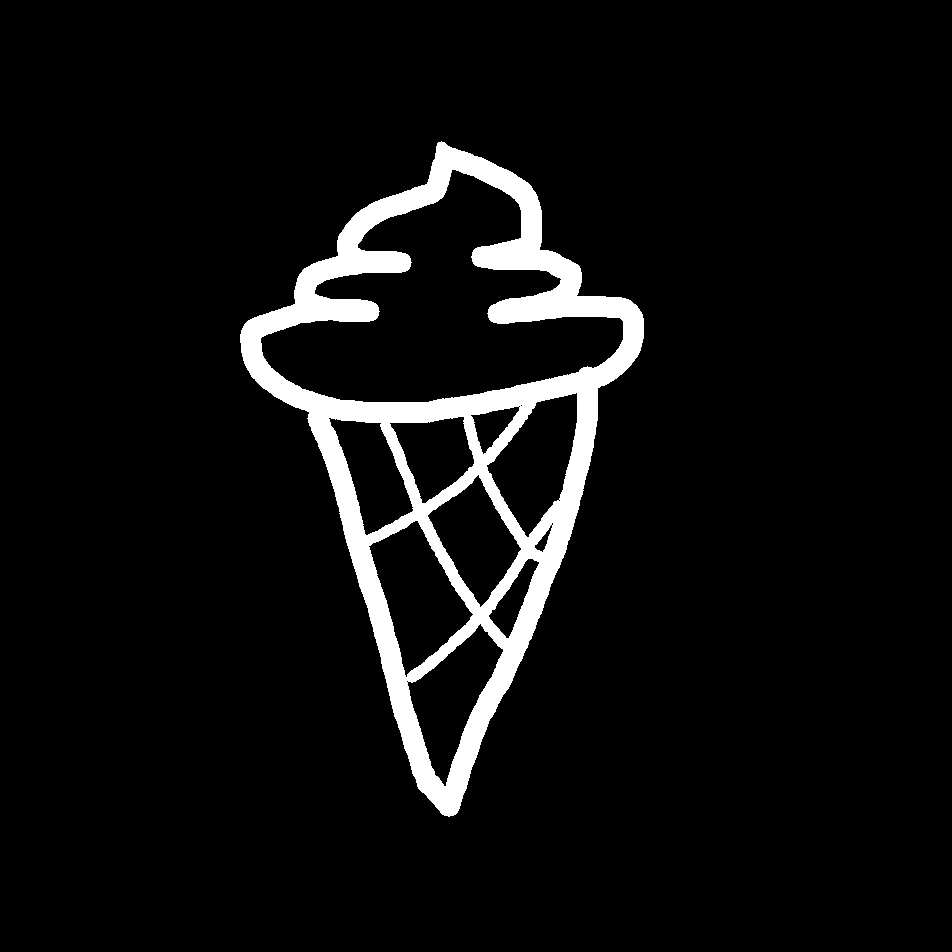
#> input picture controlnet-main/Input_jpg/冰淇淋.jpg, 952 x 952 px; its folder holds only this picture in this run
$ python -i '骨架提取.py'   (imports and definitions only)
#> lines starting #> are read from the running program, lines starting #| are printed output that depends on the picture; after the words box and inside, x2 and y2 are one past the last pixel; in counts of white or black regions, pixels touching at a corner belong together
# [48 lines of commented-out code are left out]


import os
import cv2
import numpy as np
from skimage.morphology import skeletonize
from tqdm import tqdm

# 图像骨架提取函数，统一大小为 512x512
def extract_skeleton(image_path, target_size=(512, 512)):
#> called with image_path = '../../controlnet-main/Input_jpg/冰淇淋.jpg', target_size = (512, 512)
    image = cv2.imread(image_path, cv2.IMREAD_GRAYSCALE)
#> image is the input picture: shape (952, 952); min 0, max 255, mean 15.4
    if image is None:
        print(f"无法读取图像: {image_path}")
        return None

    image = cv2.resize(image, target_size, interpolation=cv2.INTER_AREA)
#> image: shape (512, 512)
    _, binary = cv2.threshold(image, 127, 255, cv2.THRESH_BINARY)
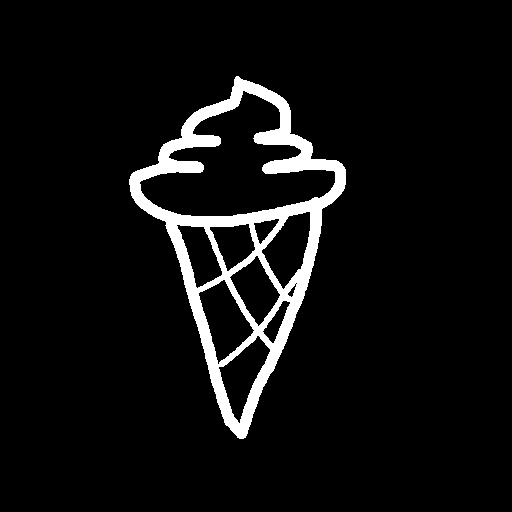
#> binary: shape (512, 512); 6% white; 1 white region, box (x1, y1, x2, y2) and area: (129, 76, 346, 439) 15804
    binary_bool = binary == 255
    skeleton = skeletonize(binary_bool)
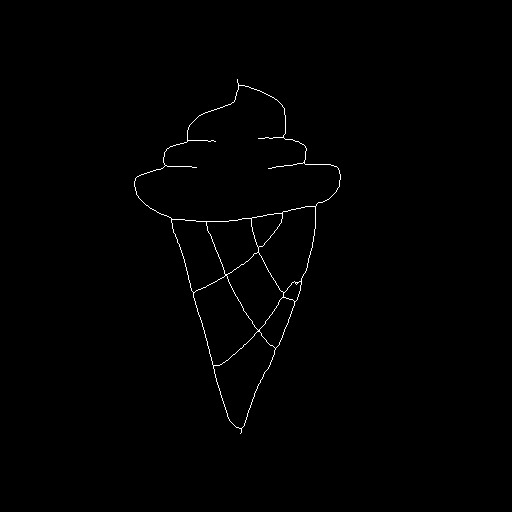
#> skeleton: shape (512, 512) bool; 0.58% white in thin lines or dots, all inside (x1, y1, x2, y2) = (134, 79, 341, 434)
    return (skeleton * 255).astype(np.uint8)

# 不保留子文件夹结构，全部输出到一个目录
def process_flat_output(input_dir, output_dir, target_size=(512, 512)):
    os.makedirs(output_dir, exist_ok=True)
    supported_ext = ['.jpg', '.jpeg', '.png', '.bmp', '.tif', '.tiff']

    for root, _, files in os.walk(input_dir):
        for filename in files:
            if any(filename.lower().endswith(ext) for ext in supported_ext):
                input_path = os.path.join(root, filename)

                # 输出路径直接放在输出根目录中
                output_path = os.path.join(output_dir, filename)

                skeleton_img = extract_skeleton(input_path, target_size)
                if skeleton_img is not None:
                    cv2.imwrite(output_path, skeleton_img)

# ---------- 使用示例 ----------
input_folder = "/disk/ssy/Xray-Diffsuion-main/datas/mask412_package"
output_folder = "/disk/ssy/Xray-Diffsuion-main/datas/skeleton412_512size_flat版"

# [1 line not run here, left out]

>>> result = extract_skeleton('../../controlnet-main/Input_jpg/冰淇淋.jpg')

$ run again, on controlnet-main/Input_jpg/屎.jpg
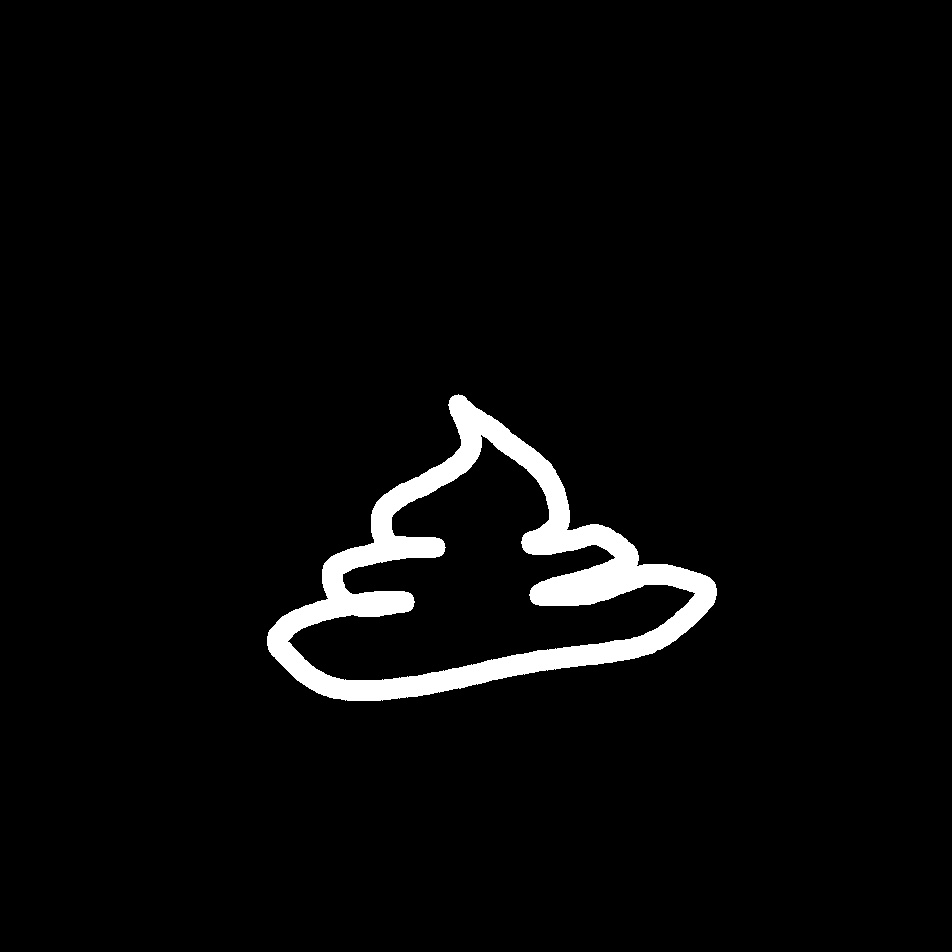
#> input picture controlnet-main/Input_jpg/屎.jpg, 952 x 952 px
#> in extract_skeleton, image is the input picture: shape (952, 952); min 0, max 255, mean 8.7
#> image: shape (512, 512)
#> in extract_skeleton, `_, binary = cv2.threshold(image, 127, 255, cv2.THRESH_BINARY)`:
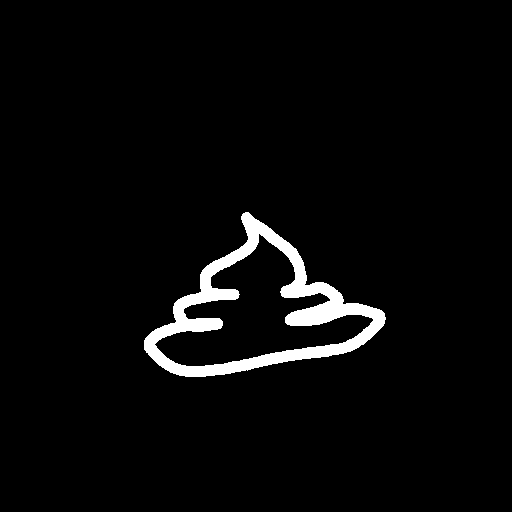
#> binary: shape (512, 512); 3.4% white; 1 white region, box (x1, y1, x2, y2) and area: (144, 212, 386, 377) 8943
#> in extract_skeleton, `skeleton = skeletonize(binary_bool)`:
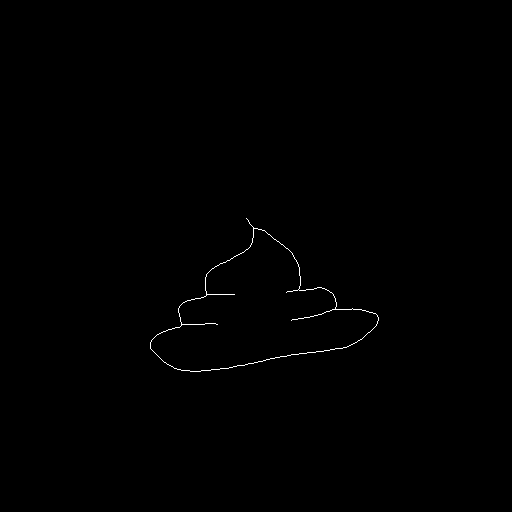
#> skeleton: shape (512, 512) bool; 0.27% white in thin lines or dots, all inside (x1, y1, x2, y2) = (150, 218, 379, 372)

$ run again, on controlnet-main/Input_jpg/猫.jpg
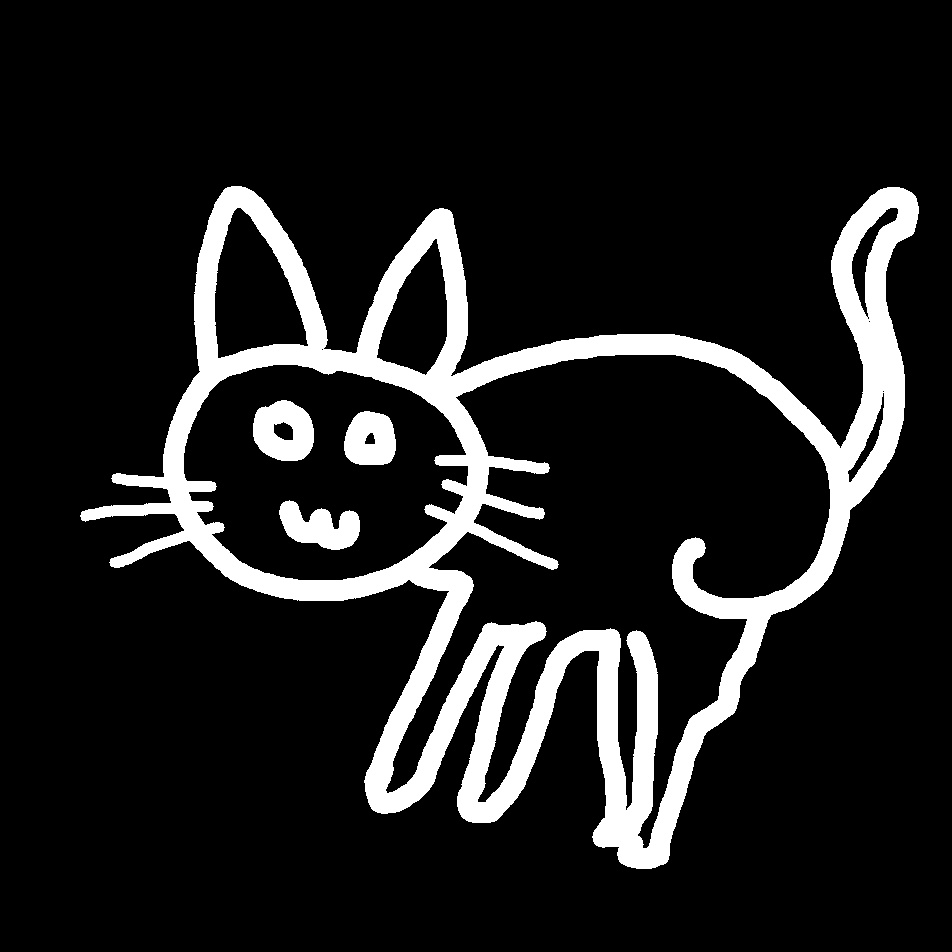
#> input picture controlnet-main/Input_jpg/猫.jpg, 952 x 952 px
#> in extract_skeleton, image is the input picture: shape (952, 952); min 0, max 255, mean 31.1
#> image: shape (512, 512)
#> in extract_skeleton, `_, binary = cv2.threshold(image, 127, 255, cv2.THRESH_BINARY)`:
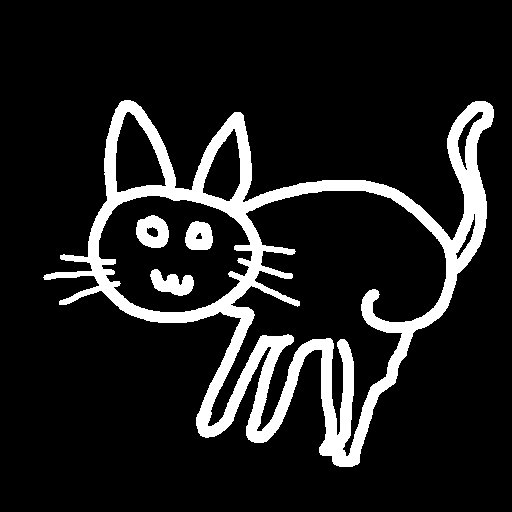
#> binary: shape (512, 512); 12.2% white; 4 white regions, box (x1, y1, x2, y2) and area: (43, 100, 494, 467) 29834, (136, 215, 169, 248) 781, (150, 269, 194, 296) 716, (185, 221, 213, 250) 648
#> in extract_skeleton, `skeleton = skeletonize(binary_bool)`:
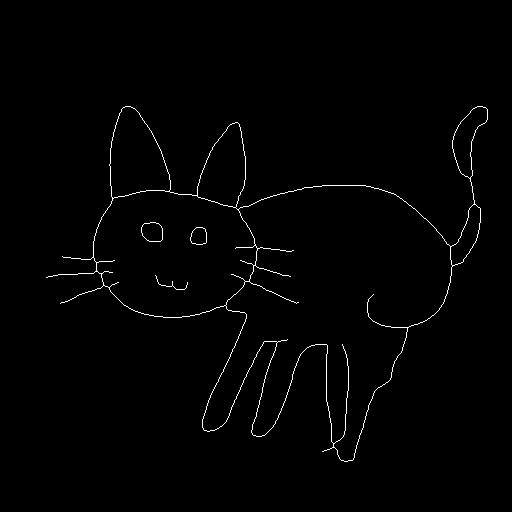
#> skeleton: shape (512, 512) bool; 1.1% white in thin lines or dots, all inside (x1, y1, x2, y2) = (46, 106, 488, 462)
